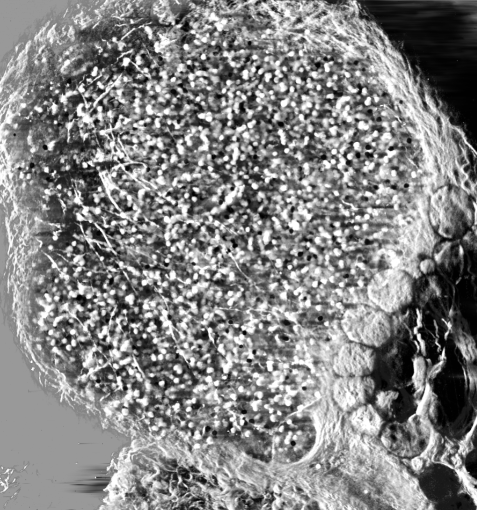
#> input picture 44153.tif, 954 x 1020 px, found by its file name (shown at 1/2 size)
$ jupyter execute --allow-errors fluorescence_microscopy.ipynb   (shell and % lines are left out)
#> lines starting #> are read from the running program, lines starting #| are printed output that depends on the picture
[cell 1]
from PIL import Image
import matplotlib.pyplot as plt

[cell 2]
m_i = plt.imread("44153.tif")
#> m_i is the input picture: shape (1020, 954); min 0, max 255, mean 131.7
p_i = Image.open("44153.tif")

[cell 3]
plt.imshow(m_i,cmap="gray")

[cell 4]
m_i.shape
#> Out = (1020, 954)

[cell 5]
import numpy as np

[cell 6]
imarray = np.array(p_i)

[cell 7]
imarray.shape
#> Out = (1020, 954)

[cell 8]
import tifffile

[cell 9]
file_path = '44153.tif'
images = tifffile.imread(file_path)

[cell 10]
images

[cell 11]
images.shape
#> Out = (3, 1020, 954)

[cell 12]
for i, image in enumerate(images):
    print(f"Image {i+1}:")
    print(image)
    print('---')
#> this loop made 3 passes
#> (printed output is left out)

## to be changed from this part

[cell 13]
plt.imshow(images[0],cmap="gray")

[cell 14]
plt.imshow(images[1],cmap="gray")
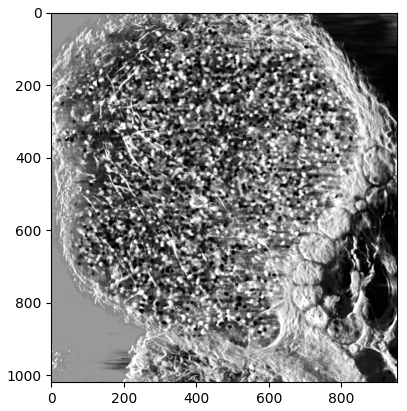
#> figure drawn by matplotlib, 1 panel

[cell 15]
plt.imshow(images[2],cmap="gray")
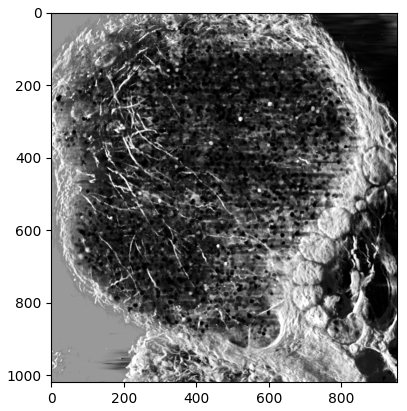
#> figure drawn by matplotlib, 1 panel

[cell 16]
images[2].shape
#> Out = (1020, 954)

[cell 17]
first_img = images[0]

[cell 18]
rgb_image = np.zeros((first_img.shape[0], first_img.shape[1], 3), dtype=np.uint8)

[cell 19]
rgb_image[:, :, 0] = first_img #red
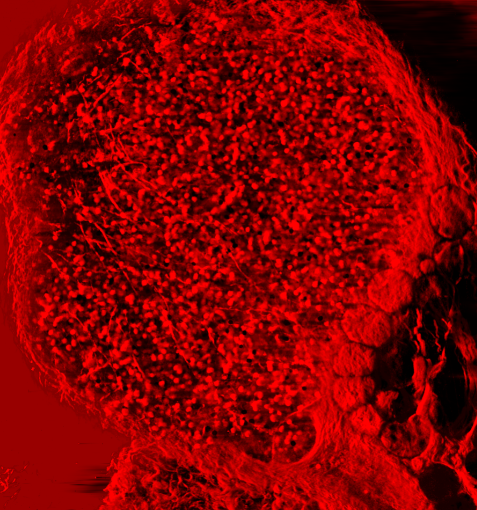
#> rgb_image: shape (1020, 954, 3) (shown at 1/2 size); mean of channels 0, 1, 2 131.7, 0, 0; drawn as R, G, B
rgb_image[:, :, 1] = first_img #green
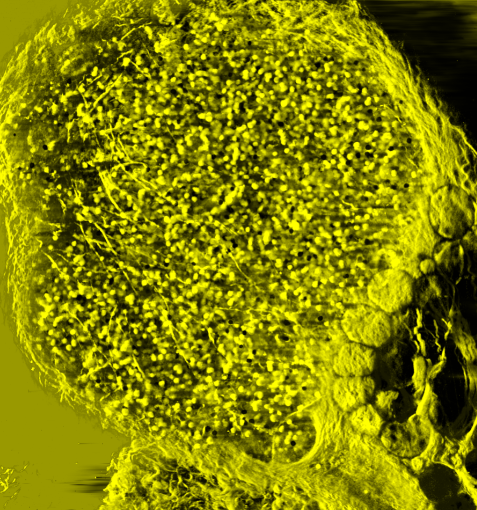
#> rgb_image: shape (1020, 954, 3) (shown at 1/2 size); mean of channels 0, 1, 2 131.7, 131.7, 0; drawn as R, G, B
rgb_image[:, :, 2] = first_img #blue

[cell 20]
rgb_image.shape
#> Out = (1020, 954, 3)

[cell 21]
plt.imshow(rgb_image)

[cell 22]
plt.figure(figsize=(10,12))
plt.subplot(1,3,1)
plt.imshow(rgb_image[:,:,0],cmap="gray")
plt.title("Red")

plt.subplot(1,3,2)
plt.imshow(rgb_image[:,:,1],cmap="gray")
plt.title("Green")

plt.subplot(1,3,3)
plt.imshow(rgb_image[:,:,2],cmap="gray")
plt.title("Blue")

# Solve the Issue

Use the same Image and combine all three to form the RGB color

[cell 23]
import scipy.io as sio
import SimpleITK as stk

#> (a cell that did not finish here is left out)

#> (a cell that did not finish here is left out)

#> (a cell that did not finish here is left out)

#> (a cell that did not finish here is left out)

#> (a cell that did not finish here is left out)

#> (a cell that did not finish here is left out)

[cell 30]
output_path = "rbg_color.tif"
#> (the rest of this cell did not finish here and is left out)

# Using PIL

[cell 31]
tif_image = Image.open("44153.tif")

[cell 32]
tif_image.tell()
#> Out = 0

[cell 33]
tif_image.seek(0)

[cell 34]
tif_image.alpha_composite

[cell 35]
rgb_image = tif_image.convert("RGB")

[cell 36]
rgb_array = np.array(rgb_image)

[cell 37]
rgb_array.shape
#> Out = (1020, 954, 3)

[cell 38]
rgb_image

## Assign one image to Red, one to blue and one to green

[cell 39]
tif_image.seek(0)
tif_image.tell()
#> Out = 0

[cell 40]
original_image = tif_image.convert('L')

[cell 41]
plt.imshow(original_image,cmap="gray")

[cell 42]
first_array = np.array(original_image)

[cell 43]
red_ch = np.zeros((first_array.shape[0], first_array.shape[1], 3), dtype=np.uint8)
red_ch[:, :, 0] = first_array

[cell 44]
red_ch.shape

[cell 45]
plt.imshow(red_ch)

[cell 46]
tif_image.seek(1)
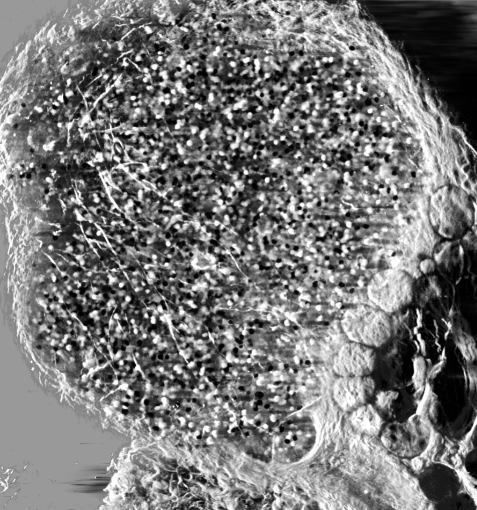
#> tif_image: PIL image 954x1020 L (shown at 1/2 size); min 0, max 255, mean 120.1

[cell 47]
tif_image.tell()
#> Out = 1

[cell 48]
original_image = tif_image.convert('L')

[cell 49]
plt.imshow(original_image,cmap="gray")

[cell 50]
second_array = np.array(original_image)

[cell 51]
green_ch = np.zeros((second_array.shape[0], second_array.shape[1], 3), dtype=np.uint8)
green_ch[:, :, 1] = second_array
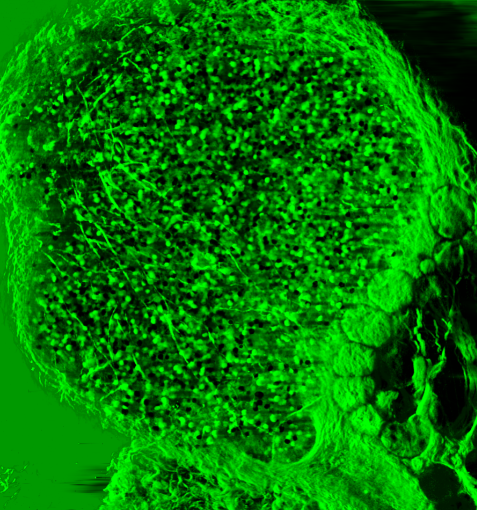
#> green_ch: shape (1020, 954, 3) (shown at 1/2 size); mean of channels 0, 1, 2 0, 120.1, 0; drawn as R, G, B

[cell 52]
plt.imshow(green_ch)

[cell 53]
tif_image.seek(2)
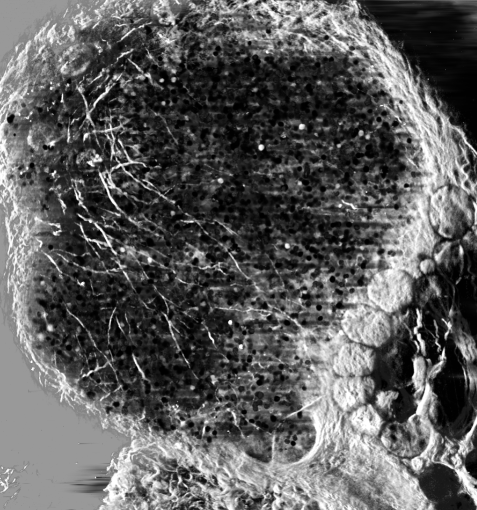
#> tif_image: PIL image 954x1020 L (shown at 1/2 size); min 0, max 255, mean 92.5
tif_image.tell()
#> Out = 2

[cell 54]
original_image = tif_image.convert('L')
plt.imshow(original_image,cmap="gray")

[cell 55]
third_array = np.array(original_image)

[cell 56]
blue_ch = np.zeros((third_array.shape[0], third_array.shape[1], 3), dtype=np.uint8)
blue_ch[:, :, 2] = third_array
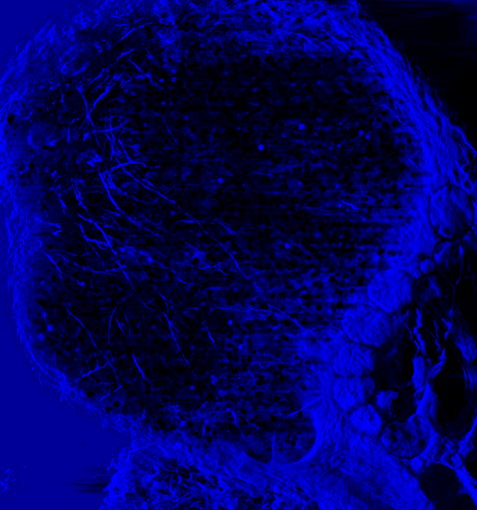
#> blue_ch: shape (1020, 954, 3) (shown at 1/2 size); mean of channels 0, 1, 2 0, 0, 92.5; drawn as R, G, B

[cell 57]
plt.imshow(blue_ch)

[cell 58]
red_ch.shape,green_ch.shape,blue_ch.shape

[cell 59]
merged_image = np.concatenate((red_ch, green_ch, blue_ch), axis=0)
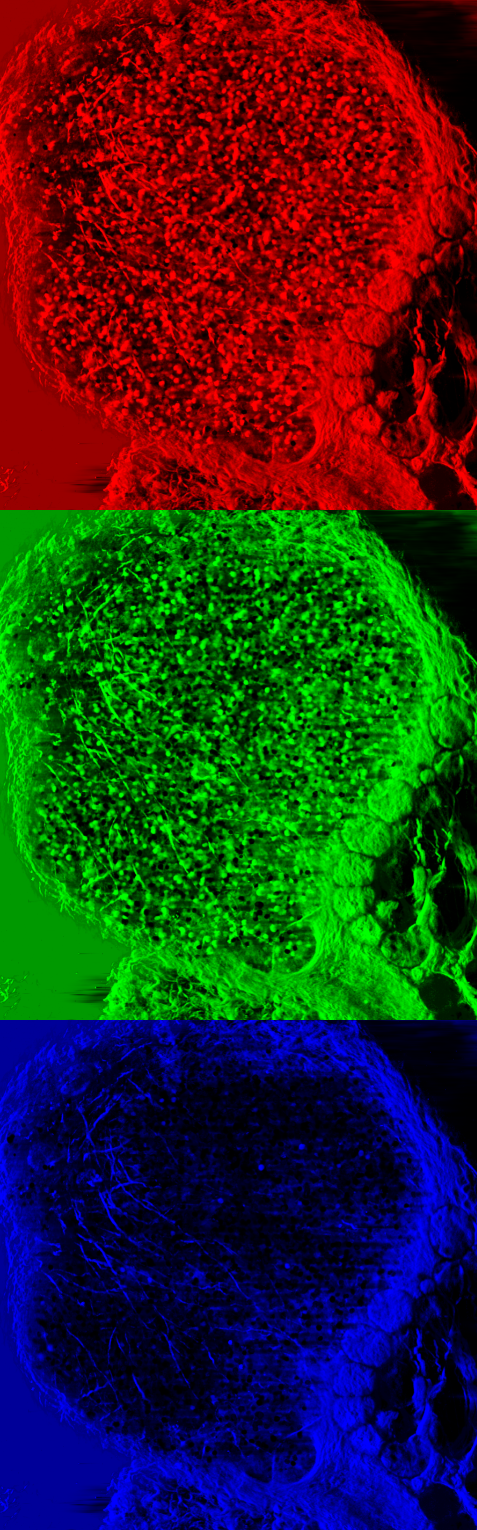
#> merged_image: shape (3060, 954, 3) (shown at 1/2 size); mean of channels 0, 1, 2 43.9, 40, 30.8; drawn as R, G, B

[cell 60]
merged_image.shape

[cell 61]
plt.imshow(merged_image)

[cell 62]
final_image = np.empty((1020, 954, 3), dtype=np.uint8)
final_image[:, :, 0] = red_ch[:, :, 0]
final_image[:, :, 1] = green_ch[:, :, 1]
#> final_image: shape (1020, 954, 3); mean of channels 0, 1, 2 131.7, 120.1, 0
final_image[:, :, 2] = blue_ch[:, :, 2]
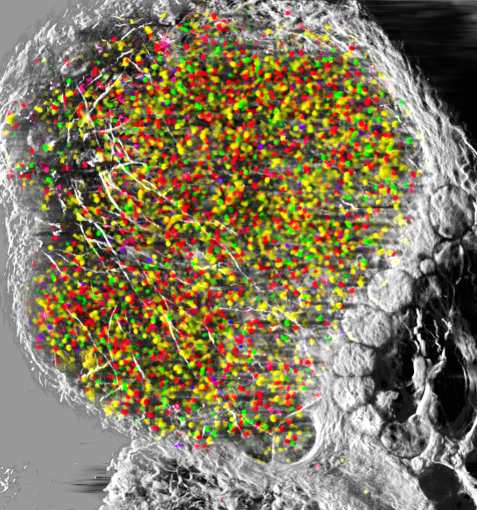
#> final_image: shape (1020, 954, 3) (shown at 1/2 size); mean of channels 0, 1, 2 131.7, 120.1, 92.5; drawn as R, G, B

[cell 63]
final_image.shape
